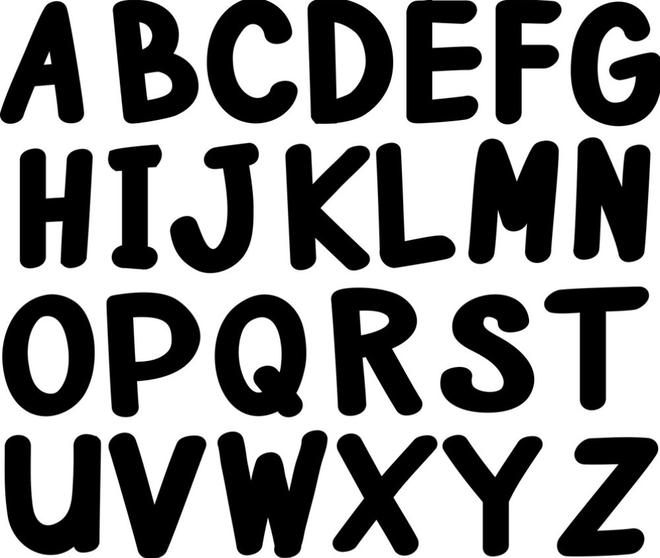
#> input picture morphologiacal.jpg, 660 x 558 px
$ python 11.cv_morphological.py
#> lines starting #> are read from the running program, lines starting #| are printed output that depends on the picture
import cv2
import matplotlib.pyplot as plt
import numpy as np

image = cv2.imread('morphologiacal.jpg')
#> image is the input picture: shape (558, 660, 3); min 0, max 255, mean 141.7
image = cv2.cvtColor(image, cv2.COLOR_BGR2RGB)
plt.figure(figsize=(12, 12))
plt.subplot(3, 2, 1)
plt.title("Original")
plt.imshow(image)

kernel = np.ones((5,5), np.uint8)

erosion = cv2.erode(image, kernel, iterations = 1)
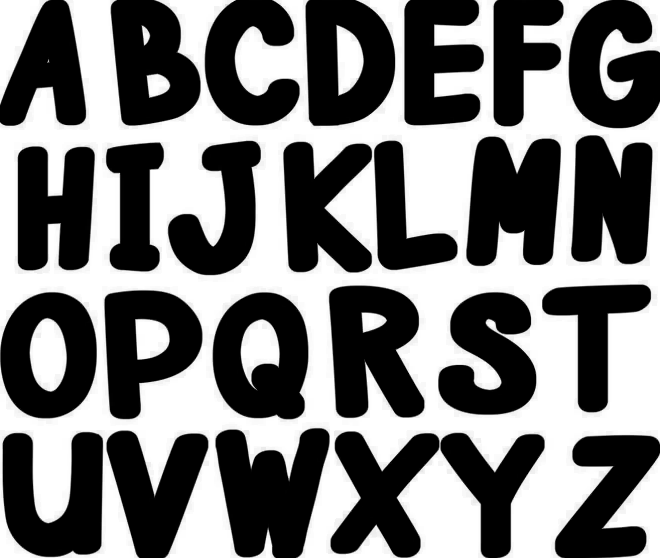
#> erosion: shape (558, 660, 3); min 0, max 255, mean 119.4
plt.subplot(3, 2, 2)
plt.title("Erosion")
plt.imshow(erosion)
dilation = cv2.dilate(image, kernel, iterations = 1)
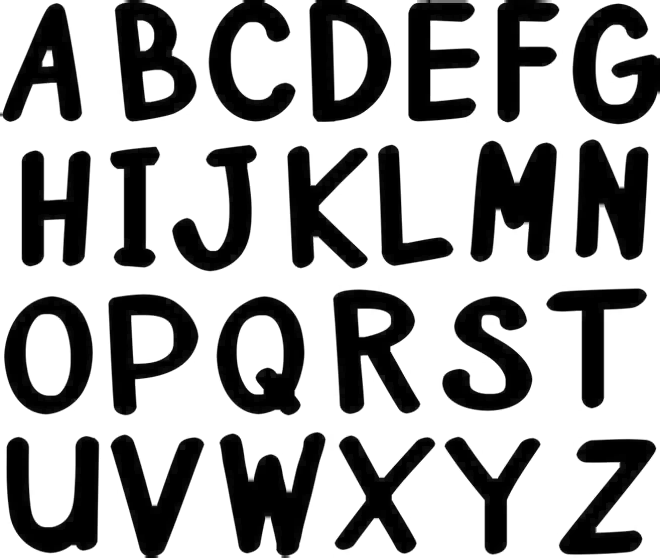
#> dilation: shape (558, 660, 3); min 0, max 255, mean 163.9
plt.subplot(3, 2, 3)
plt.title("Dilation")
plt.imshow(dilation)


opening = cv2.morphologyEx(image, cv2.MORPH_OPEN, kernel)
plt.subplot(3, 2, 4)
plt.title("Opening")
plt.imshow(opening)

plt.show()
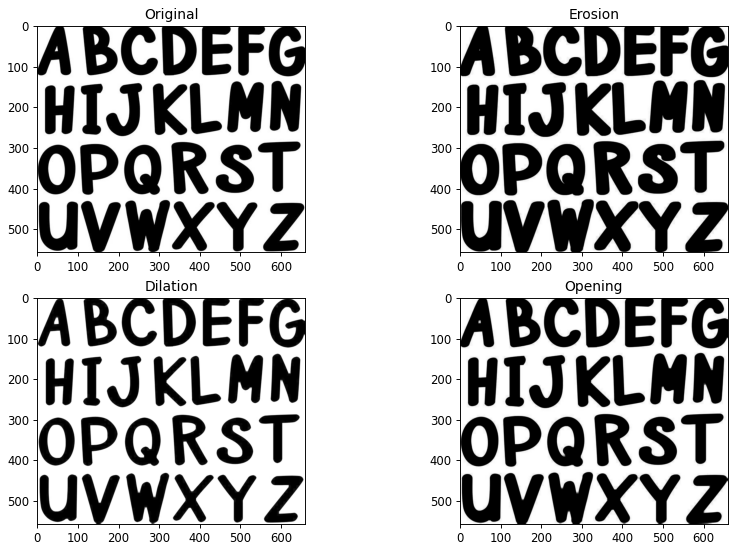
#> figure drawn by matplotlib, 4 panels
